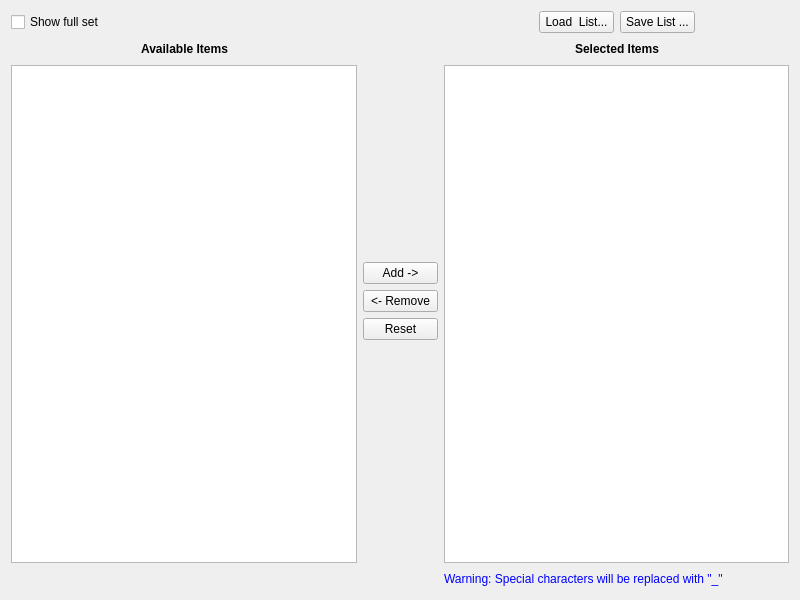
<?xml version="1.0" encoding="UTF-8"?>
<ui version="4.0">
 <class>AddRemoveSelection</class>
 <widget class="QWidget" name="AddRemoveSelection">
  <property name="geometry">
   <rect>
    <x>0</x>
    <y>0</y>
    <width>800</width>
    <height>600</height>
   </rect>
  </property>
  <property name="windowTitle">
   <string>Form</string>
  </property>
  <layout class="QHBoxLayout" name="horizontalLayout_6">
   <item>
    <layout class="QGridLayout" name="gridLayout" columnstretch="10,1,10">
     <property name="sizeConstraint">
      <enum>QLayout::SetDefaultConstraint</enum>
     </property>
     <property name="horizontalSpacing">
      <number>6</number>
     </property>
     <item row="0" column="2">
      <layout class="QHBoxLayout" name="horizontalLayout" stretch="5,3,3,5">
       <property name="sizeConstraint">
        <enum>QLayout::SetDefaultConstraint</enum>
       </property>
       <item>
        <spacer name="horizontalSpacer_6">
         <property name="orientation">
          <enum>Qt::Horizontal</enum>
         </property>
         <property name="sizeType">
          <enum>QSizePolicy::Expanding</enum>
         </property>
         <property name="sizeHint" stdset="0">
          <size>
           <width>0</width>
           <height>0</height>
          </size>
         </property>
        </spacer>
       </item>
       <item>
        <widget class="QPushButton" name="_loadListButton">
         <property name="sizePolicy">
          <sizepolicy hsizetype="Minimum" vsizetype="Preferred">
           <horstretch>0</horstretch>
           <verstretch>0</verstretch>
          </sizepolicy>
         </property>
         <property name="minimumSize">
          <size>
           <width>75</width>
           <height>0</height>
          </size>
         </property>
         <property name="text">
          <string>Load  List...</string>
         </property>
        </widget>
       </item>
       <item>
        <widget class="QPushButton" name="_saveListButton">
         <property name="sizePolicy">
          <sizepolicy hsizetype="Minimum" vsizetype="Preferred">
           <horstretch>0</horstretch>
           <verstretch>0</verstretch>
          </sizepolicy>
         </property>
         <property name="minimumSize">
          <size>
           <width>75</width>
           <height>0</height>
          </size>
         </property>
         <property name="text">
          <string>Save List ...</string>
         </property>
        </widget>
       </item>
       <item>
        <spacer name="horizontalSpacer_7">
         <property name="orientation">
          <enum>Qt::Horizontal</enum>
         </property>
         <property name="sizeHint" stdset="0">
          <size>
           <width>0</width>
           <height>0</height>
          </size>
         </property>
        </spacer>
       </item>
      </layout>
     </item>
     <item row="2" column="0">
      <spacer name="horizontalSpacer_5">
       <property name="orientation">
        <enum>Qt::Horizontal</enum>
       </property>
       <property name="sizeHint" stdset="0">
        <size>
         <width>74</width>
         <height>17</height>
        </size>
       </property>
      </spacer>
     </item>
     <item row="2" column="2">
      <widget class="QLabel" name="_messageLabel">
       <property name="sizePolicy">
        <sizepolicy hsizetype="Preferred" vsizetype="Maximum">
         <horstretch>0</horstretch>
         <verstretch>0</verstretch>
        </sizepolicy>
       </property>
       <property name="minimumSize">
        <size>
         <width>0</width>
         <height>20</height>
        </size>
       </property>
       <property name="styleSheet">
        <string notr="true">color:blue;</string>
       </property>
       <property name="text">
        <string>Warning: Special characters will be replaced with &quot;_&quot;</string>
       </property>
      </widget>
     </item>
     <item row="0" column="0">
      <layout class="QHBoxLayout" name="horizontalLayout_4">
       <item>
        <widget class="QCheckBox" name="_fullListCheckBox">
         <property name="toolTip">
          <string>Check this box to display the full list</string>
         </property>
         <property name="text">
          <string>Show full set</string>
         </property>
        </widget>
       </item>
       <item>
        <spacer name="horizontalSpacer_9">
         <property name="orientation">
          <enum>Qt::Horizontal</enum>
         </property>
         <property name="sizeHint" stdset="0">
          <size>
           <width>40</width>
           <height>20</height>
          </size>
         </property>
        </spacer>
       </item>
      </layout>
     </item>
     <item row="1" column="0" colspan="3">
      <layout class="QHBoxLayout" name="horizontalLayout_5" stretch="10,1,10">
       <item>
        <layout class="QVBoxLayout" name="verticalLayout">
         <item>
          <layout class="QHBoxLayout" name="horizontalLayout_2">
           <item>
            <spacer name="horizontalSpacer_2">
             <property name="orientation">
              <enum>Qt::Horizontal</enum>
             </property>
             <property name="sizeHint" stdset="0">
              <size>
               <width>40</width>
               <height>20</height>
              </size>
             </property>
            </spacer>
           </item>
           <item>
            <widget class="QLabel" name="_availableTitleLabel">
             <property name="toolTip">
              <string>Double click the item to add</string>
             </property>
             <property name="styleSheet">
              <string notr="true">font-weight:bold</string>
             </property>
             <property name="text">
              <string>Available Items</string>
             </property>
             <property name="alignment">
              <set>Qt::AlignCenter</set>
             </property>
            </widget>
           </item>
           <item>
            <spacer name="horizontalSpacer">
             <property name="orientation">
              <enum>Qt::Horizontal</enum>
             </property>
             <property name="sizeHint" stdset="0">
              <size>
               <width>40</width>
               <height>20</height>
              </size>
             </property>
            </spacer>
           </item>
          </layout>
         </item>
         <item>
          <widget class="QListView" name="_availableListView"/>
         </item>
        </layout>
       </item>
       <item>
        <layout class="QVBoxLayout" name="verticalLayout_01">
         <item>
          <spacer name="verticalSpacer_10">
           <property name="orientation">
            <enum>Qt::Vertical</enum>
           </property>
           <property name="sizeHint" stdset="0">
            <size>
             <width>20</width>
             <height>40</height>
            </size>
           </property>
          </spacer>
         </item>
         <item>
          <widget class="QPushButton" name="_addItemButton">
           <property name="sizePolicy">
            <sizepolicy hsizetype="Minimum" vsizetype="Preferred">
             <horstretch>0</horstretch>
             <verstretch>0</verstretch>
            </sizepolicy>
           </property>
           <property name="minimumSize">
            <size>
             <width>75</width>
             <height>0</height>
            </size>
           </property>
           <property name="toolTip">
            <string>Use &quot;Ctrl + Left Click&quot; or &quot;Shift + Left Click&quot; to add multiple items</string>
           </property>
           <property name="text">
            <string>Add -&gt;</string>
           </property>
          </widget>
         </item>
         <item>
          <widget class="QPushButton" name="_removeItemButton">
           <property name="sizePolicy">
            <sizepolicy hsizetype="Minimum" vsizetype="Preferred">
             <horstretch>0</horstretch>
             <verstretch>0</verstretch>
            </sizepolicy>
           </property>
           <property name="minimumSize">
            <size>
             <width>75</width>
             <height>0</height>
            </size>
           </property>
           <property name="toolTip">
            <string>Use &quot;Ctrl + Left Click&quot; or &quot;Shift + Left Click&quot; to remove multiple items</string>
           </property>
           <property name="text">
            <string>&lt;- Remove</string>
           </property>
          </widget>
         </item>
         <item>
          <widget class="QPushButton" name="_reset">
           <property name="minimumSize">
            <size>
             <width>75</width>
             <height>0</height>
            </size>
           </property>
           <property name="toolTip">
            <string>Clean the selected items</string>
           </property>
           <property name="text">
            <string>Reset</string>
           </property>
          </widget>
         </item>
         <item>
          <spacer name="verticalSpacer_11">
           <property name="orientation">
            <enum>Qt::Vertical</enum>
           </property>
           <property name="sizeType">
            <enum>QSizePolicy::Expanding</enum>
           </property>
           <property name="sizeHint" stdset="0">
            <size>
             <width>20</width>
             <height>40</height>
            </size>
           </property>
          </spacer>
         </item>
        </layout>
       </item>
       <item>
        <layout class="QVBoxLayout" name="verticalLayout_2">
         <item>
          <layout class="QHBoxLayout" name="horizontalLayout_3">
           <item>
            <spacer name="horizontalSpacer_3">
             <property name="orientation">
              <enum>Qt::Horizontal</enum>
             </property>
             <property name="sizeHint" stdset="0">
              <size>
               <width>40</width>
               <height>20</height>
              </size>
             </property>
            </spacer>
           </item>
           <item>
            <widget class="QLabel" name="_selectedTitleLabel">
             <property name="toolTip">
              <string>Double click or use the edit key (e.g. F2) on the item to rename</string>
             </property>
             <property name="styleSheet">
              <string notr="true">font-weight:bold</string>
             </property>
             <property name="text">
              <string>Selected Items</string>
             </property>
             <property name="alignment">
              <set>Qt::AlignCenter</set>
             </property>
            </widget>
           </item>
           <item>
            <spacer name="horizontalSpacer_4">
             <property name="orientation">
              <enum>Qt::Horizontal</enum>
             </property>
             <property name="sizeHint" stdset="0">
              <size>
               <width>40</width>
               <height>20</height>
              </size>
             </property>
            </spacer>
           </item>
          </layout>
         </item>
         <item>
          <widget class="QListView" name="_selectedListView">
           <property name="sizePolicy">
            <sizepolicy hsizetype="Expanding" vsizetype="Expanding">
             <horstretch>0</horstretch>
             <verstretch>0</verstretch>
            </sizepolicy>
           </property>
          </widget>
         </item>
        </layout>
       </item>
      </layout>
     </item>
     <item row="0" column="1">
      <spacer name="horizontalSpacer_10">
       <property name="orientation">
        <enum>Qt::Horizontal</enum>
       </property>
       <property name="sizeType">
        <enum>QSizePolicy::MinimumExpanding</enum>
       </property>
       <property name="sizeHint" stdset="0">
        <size>
         <width>75</width>
         <height>20</height>
        </size>
       </property>
      </spacer>
     </item>
     <item row="2" column="1">
      <spacer name="horizontalSpacer_8">
       <property name="orientation">
        <enum>Qt::Horizontal</enum>
       </property>
       <property name="sizeType">
        <enum>QSizePolicy::MinimumExpanding</enum>
       </property>
       <property name="sizeHint" stdset="0">
        <size>
         <width>75</width>
         <height>20</height>
        </size>
       </property>
      </spacer>
     </item>
    </layout>
   </item>
  </layout>
 </widget>
 <resources/>
 <connections/>
</ui>
